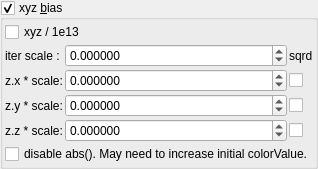
                 <widget class="MyGroupBox" name="groupCheck_fractal_coloring_xyz_bias_enabled_false">
                  <property name="toolTip">
                   <string>&lt;html&gt;&lt;head/&gt;&lt;body&gt;&lt;p&gt;ColorValue is derived from the coordinates of the point at termination&lt;/p&gt;&lt;/body&gt;&lt;/html&gt;</string>
                  </property>
                  <property name="title">
                   <string>xyz &amp;bias</string>
                  </property>
                  <property name="checkable">
                   <bool>true</bool>
                  </property>
                  <layout class="QVBoxLayout" name="verticalLayout_32" stretch="0,0,0">
                   <property name="spacing">
                    <number>2</number>
                   </property>
                   <property name="leftMargin">
                    <number>2</number>
                   </property>
                   <property name="topMargin">
                    <number>2</number>
                   </property>
                   <property name="rightMargin">
                    <number>2</number>
                   </property>
                   <property name="bottomMargin">
                    <number>2</number>
                   </property>
                   <item>
                    <widget class="MyCheckBox" name="checkBox_fractal_coloring_xyz_div_1e13_false">
                     <property name="text">
                      <string notr="true">xyz / 1e13</string>
                     </property>
                    </widget>
                   </item>
                   <item>
                    <layout class="QGridLayout" name="gridLayout_16" columnstretch="0,1,0">
                     <property name="spacing">
                      <number>2</number>
                     </property>
                     <item row="1" column="2">
                      <widget class="MyCheckBox" name="checkBox_fractal_coloring_xyz_x_sqrd_enabled_false">
                       <property name="text">
                        <string notr="true"/>
                       </property>
                      </widget>
                     </item>
                     <item row="3" column="2">
                      <widget class="MyCheckBox" name="checkBox_fractal_coloring_xyz_z_sqrd_enabled_false">
                       <property name="text">
                        <string notr="true"/>
                       </property>
                      </widget>
                     </item>
                     <item row="3" column="0">
                      <widget class="QLabel" name="label_40">
                       <property name="text">
                        <string>z.z * scale:</string>
                       </property>
                      </widget>
                     </item>
                     <item row="2" column="1">
                      <widget class="MyDoubleSpinBox" name="spinbox3_fractal_coloring_xyz_000_y">
                       <property name="sizePolicy">
                        <sizepolicy hsizetype="Minimum" vsizetype="Maximum">
                         <horstretch>0</horstretch>
                         <verstretch>0</verstretch>
                        </sizepolicy>
                       </property>
                       <property name="toolTip">
                        <string>&lt;html&gt;&lt;head/&gt;&lt;body&gt;&lt;p&gt;color_y  = z.y   *  scale_y ;&lt;/p&gt;&lt;p&gt;&lt;br/&gt;&lt;/p&gt;&lt;p&gt;colorValue = color_x + color_y + color_z;&lt;/p&gt;&lt;/body&gt;&lt;/html&gt;</string>
                       </property>
                       <property name="prefix">
                        <string/>
                       </property>
                       <property name="suffix">
                        <string/>
                       </property>
                       <property name="decimals">
                        <number>6</number>
                       </property>
                       <property name="minimum">
                        <double>-9999.999900000000707</double>
                       </property>
                       <property name="maximum">
                        <double>9999.999900000000707</double>
                       </property>
                       <property name="singleStep">
                        <double>0.100000000000000</double>
                       </property>
                      </widget>
                     </item>
                     <item row="0" column="1">
                      <widget class="MyDoubleSpinBox" name="spinbox_fractal_coloring_xyz_iter_scale">
                       <property name="sizePolicy">
                        <sizepolicy hsizetype="Minimum" vsizetype="Maximum">
                         <horstretch>0</horstretch>
                         <verstretch>0</verstretch>
                        </sizepolicy>
                       </property>
                       <property name="toolTip">
                        <string>&lt;html&gt;&lt;head/&gt;&lt;body&gt;&lt;p&gt;colorValue *= (1.0 + ( i * scale));&lt;/p&gt;&lt;/body&gt;&lt;/html&gt;</string>
                       </property>
                       <property name="prefix">
                        <string/>
                       </property>
                       <property name="suffix">
                        <string/>
                       </property>
                       <property name="decimals">
                        <number>6</number>
                       </property>
                       <property name="minimum">
                        <double>-9999.999900000000707</double>
                       </property>
                       <property name="maximum">
                        <double>9999.999900000000707</double>
                       </property>
                       <property name="singleStep">
                        <double>0.100000000000000</double>
                       </property>
                      </widget>
                     </item>
                     <item row="2" column="2">
                      <widget class="MyCheckBox" name="checkBox_fractal_coloring_xyz_y_sqrd_enabled_false">
                       <property name="text">
                        <string notr="true"/>
                       </property>
                      </widget>
                     </item>
                     <item row="0" column="0">
                      <widget class="QLabel" name="label_35">
                       <property name="text">
                        <string>iter scale :</string>
                       </property>
                      </widget>
                     </item>
                     <item row="2" column="0">
                      <widget class="QLabel" name="label_38">
                       <property name="text">
                        <string>z.y * scale:</string>
                       </property>
                      </widget>
                     </item>
                     <item row="1" column="1">
                      <widget class="MyDoubleSpinBox" name="spinbox3_fractal_coloring_xyz_000_x">
                       <property name="sizePolicy">
                        <sizepolicy hsizetype="Minimum" vsizetype="Maximum">
                         <horstretch>0</horstretch>
                         <verstretch>0</verstretch>
                        </sizepolicy>
                       </property>
                       <property name="toolTip">
                        <string>&lt;html&gt;&lt;head/&gt;&lt;body&gt;&lt;p&gt;color_x  = z.x   *  scale_x ;&lt;/p&gt;&lt;p&gt;&lt;br/&gt;&lt;/p&gt;&lt;p&gt;colorValue = color_x + color_y + color_z;&lt;/p&gt;&lt;/body&gt;&lt;/html&gt;</string>
                       </property>
                       <property name="prefix">
                        <string/>
                       </property>
                       <property name="suffix">
                        <string/>
                       </property>
                       <property name="decimals">
                        <number>6</number>
                       </property>
                       <property name="minimum">
                        <double>-9999.999900000000707</double>
                       </property>
                       <property name="maximum">
                        <double>9999.999900000000707</double>
                       </property>
                       <property name="singleStep">
                        <double>0.100000000000000</double>
                       </property>
                      </widget>
                     </item>
                     <item row="0" column="2">
                      <widget class="QLabel" name="label_39">
                       <property name="text">
                        <string>sqrd</string>
                       </property>
                      </widget>
                     </item>
                     <item row="3" column="1">
                      <widget class="MyDoubleSpinBox" name="spinbox3_fractal_coloring_xyz_000_z">
                       <property name="sizePolicy">
                        <sizepolicy hsizetype="Minimum" vsizetype="Maximum">
                         <horstretch>0</horstretch>
                         <verstretch>0</verstretch>
                        </sizepolicy>
                       </property>
                       <property name="toolTip">
                        <string>&lt;html&gt;&lt;head/&gt;&lt;body&gt;&lt;p&gt;color_z  = z.z   *  scale_z ;&lt;/p&gt;&lt;p&gt;&lt;br/&gt;&lt;/p&gt;&lt;p&gt;colorValue = color_x + color_y + color_z;&lt;/p&gt;&lt;/body&gt;&lt;/html&gt;</string>
                       </property>
                       <property name="prefix">
                        <string/>
                       </property>
                       <property name="suffix">
                        <string/>
                       </property>
                       <property name="decimals">
                        <number>6</number>
                       </property>
                       <property name="minimum">
                        <double>-9999.999900000000707</double>
                       </property>
                       <property name="maximum">
                        <double>9999.999900000000707</double>
                       </property>
                       <property name="singleStep">
                        <double>0.100000000000000</double>
                       </property>
                      </widget>
                     </item>
                     <item row="1" column="0">
                      <widget class="QLabel" name="label_36">
                       <property name="text">
                        <string>z.x * scale:</string>
                       </property>
                      </widget>
                     </item>
                    </layout>
                   </item>
                   <item>
                    <widget class="MyCheckBox" name="checkBox_fractal_coloring_xyz_fabs_enabled_false">
                     <property name="text">
                      <string notr="true">disable abs(). May need to increase initial colorValue.</string>
                     </property>
                    </widget>
                   </item>
                  </layout>
                 </widget>
